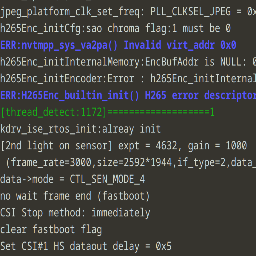
#> input picture Image/learn/stage_one/1.png, 256 x 256 px, found by its file name
$ python read_show_write.py
#> lines starting #> are read from the running program, lines starting #| are printed output that depends on the picture
######################################################################################
# 图像的读取、显示、保存
import cv2

IMAGE_IN_PATH = "/media/yjh/_dde_home/yjh/上传/260521/1.png"

img = cv2.imread(IMAGE_IN_PATH, cv2.IMREAD_GRAYSCALE)
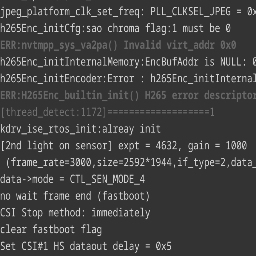
#> img: shape (256, 256); min 50, max 212, mean 63.9
if img is None:
    raise SystemExit(f"无法读取图像 '{IMAGE_IN_PATH}'")

# 显示图片
cv2.imshow("imgs", img)
cv2.waitKey(0)
cv2.destroyAllWindows()
cv2.imwrite('image_gray.jpg', img)
######################################################################################
# cv2.imread的读取模式
import cv2

# 读取图像
image_path = r'image.jpg'
image = cv2.imread(image_path)  # 默认为彩色图像
image_color = cv2.imread(image_path, cv2.IMREAD_COLOR)
image_gray = cv2.imread(image_path, cv2.IMREAD_GRAYSCALE)
image_unchanged = cv2.imread(image_path, cv2.IMREAD_UNCHANGED)
# 显示图像
cv2.imshow('image', image)
cv2.imshow('cv2.IMREAD_COLOR', image_color)
cv2.imshow('cv2.IMREAD_GRAYSCALE', image_gray)
cv2.imshow('cv2.IMREAD_UNCHANGED', image_unchanged)
cv2.waitKey(1000)  # 延迟一秒后自动关闭图像
cv2.destroyAllWindows()  # （同时）摧毁所有图窗

"""####################################################################################################################
# 函数功能：读取图像（图像格式为RGB，但OpenCV读取图像的默认格式为BGR）
# 函数说明：image = cv2.imread(filename, flags=cv2.IMREAD_COLOR)
# 参数说明：
#         filename：   图像路径（若路径错误，则返回None，但不报错），支持多种图像格式：
#                             - .jpg	常见的压缩图片格式，支持有损压缩和无损压缩，文件体积小，广泛使用。
#                             - .jpeg	和 .jpg 类似，主要用于图片存储与传输。
#                             - .png	支持无损压缩，并支持透明通道（Alpha 通道）。
#                             - .bmp	位图格式，不压缩，文件体积大，适合高精度图像存储。
#                             - .tiff	高质量图像格式，支持多种压缩方式（如无损 LZW 压缩）。
#                             - .webp	新型格式，支持高压缩比及透明通道，适用于网络传输。
#                             - .ppm	一种简单的图像格式，主要用于便携图形文件的存储。
#                             - .pgm	灰度图像的便携格式，与 .ppm 类似。
#                             - .pbm	二值图像的便携格式，与 .ppm 类似。
#                             - .sr	Sun Raster 格式。
#                             - .ras	Sun Raster 格式。
#         flags：      读取模式
#                             - cv2.IMREAD_COLOR（1）         加载彩色图像（忽略 Alpha 通道）。
#                             - cv2.IMREAD_GRAYSCALE（0）     加载灰度图像。
#                             - cv2.IMREAD_UNCHANGED（-1）    加载原始图像，包括图像的 alpha 通道（透明度）。
# 返回参数：
#         返回一个 Numpy 数组 image，表示读取的图像。
############################################################
# 在Python中，'r' 是一个标志，用来指示字符串是原始字符串（raw string）。原始字符串会忽略其中的转义字符，反而会将反斜杠 '\' 视为普通字符。
############################################################
# 文件命名规范：
#         （1）不能出现中文
#         （2）不能出现空格
#         （3）使用英文字母、数字、下划线或连字符，作为文件或文件夹名，以避免兼容性问题。
############################################################
# 路径表示方法 ———— 注意路径分隔符在Windows系统中是反斜杠（'\'），但为了避免转义问题，通常建议使用斜杠（'/'）或原始字符串（r'...'）。
#         绝对路径：path = r'F:/py/image.jpg'
#         相对路径：path = r'image.jpg'		# 同级目录（脚本文件和资源文件在同一目录下）
#                 path = r'./image.jpg'		# 同级目录（脚本文件和资源文件在同一目录下） ———— ./ 表示当前目录，但可以省略。
#                 path = r'../image.jpg'	# 上级目录（资源文件在脚本所在目录的上一级） ———— ../ 表示上一级目录
############################################################
# 在Python中，反斜杠 '\' 是一个转义字符，用来表示一些特殊的字符
#         （1）'\n': 表示换行符
#         （2）'\t': 表示制表符tab
#         （3）'\\': 表示单个反斜杠
####################################################################################################################"""


"""####################################################################################################################
# 函数功能：保存图像
# 函数说明：cv2.imwrite(filename, img, params=None)
# 参数说明：
#         filename： 要保存的目标文件的路径。
#         img：      要保存的图像数据，可以是 Numpy 数组。
#         params：   可选参数，用于指定保存图像的额外参数，例如 JPEG 图像的压缩质量。
# 返回参数：
#         如果成功保存图像，则返回 True；否则返回 False。
####################################################################################################################"""


"""####################################################################################################################
# 函数功能：显示图像
# 函数说明：cv2.imshow(winname, image)
# 参数说明：
#         winname：  窗口的名称，用于标识窗口。
#         image：    要显示的图像，可以是灰度图像或彩色图像，表示为一个 Numpy 数组。
#
# 备注： （1）在显示图像之后，一般会调用 cv2.waitKey() 函数来等待用户按下键盘，否则窗口会立即关闭。
#       （2）窗口会自适应图像大小
#       （3.1）若指定多个不同的窗口名称，则显示多幅图像；
#       （3.2）若指定多个相同的窗口名称，则后一个图像会覆盖前一个图像，从而只产生一个（连续）窗口。如：视频
####################################################################################################################"""
